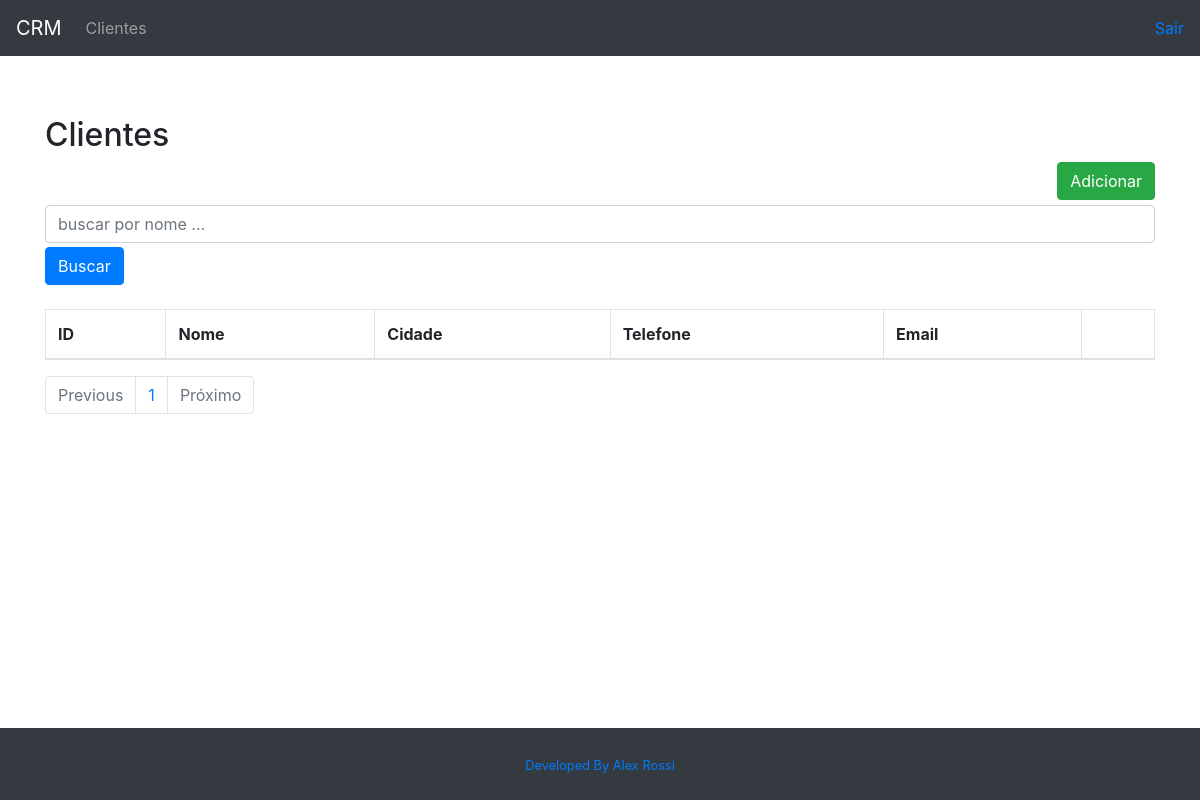
The page /customer/list/ on the database as committed earlier.
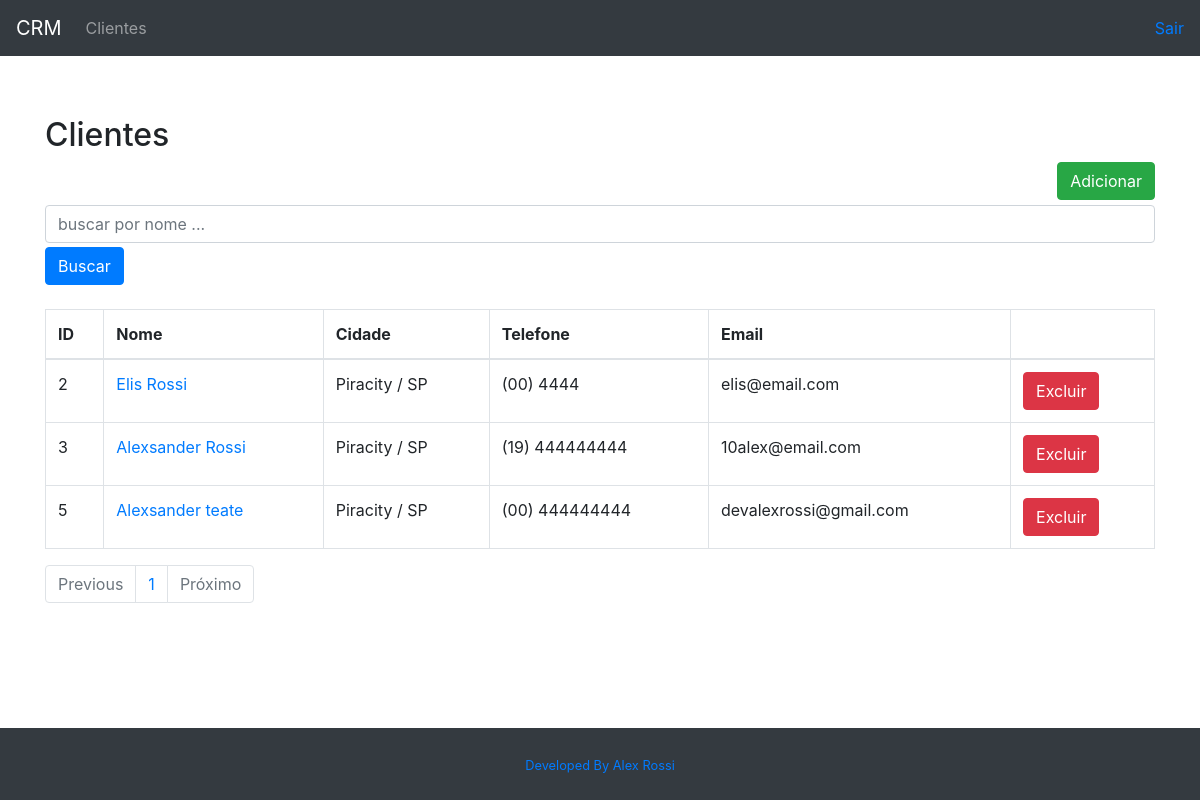
The same page on the database as committed later.
### customer/models.py (models this page shows, shortened)
class Customer(models.Model):
  first_name = models.CharField(max_length=30)
  last_name = models.CharField(max_length=50)
  email = models.EmailField()
  document_rg = models.CharField(max_length=9)
  document_cpf = models.CharField(max_length=11)
  birth_date = models.DateField()
  area_code = models.CharField(max_length=3)
  phone_number = models.CharField(max_length=9)
  country = models.CharField(max_length=30)
  state = models.CharField(max_length=30)
  city = models.CharField(max_length=30)
  created_date = models.DateTimeField(auto_now_add=True)
  updated_date = models.DateTimeField(auto_now=True)
  active = models.BooleanField(default=True)
  def get_full_name(self):
    return f"{self.first_name} {self.last_name}"
  def get_full_phone_number(self):
    return f"({self.area_code}) {self.phone_number}"
  def get_full_addres(self):
    return f"{self.city} / {self.state}"
  def get_absolute_url(self):
    return reverse("customer:customer-update", kwargs={"id": self.id})
  def get_delete_url(self):
    return reverse("customer:customer-delete", kwargs={"id": self.id})
  class Meta:
    db_table = "customer"

### customer/views.py (the view)
# urls.py: path("list/", CustomerListView.as_view(), name="customer-list"),
class CustomerListView(ListView):
  template_name = "customer/customer_list.html"
  paginate_by = 5
  model = Customer
  def get_queryset(self):
    name = self.request.GET.get("name")
    if name:
      object_list = self.model.objects.filter(
        Q(first_name__icontains=name) | Q(last_name__icontains=name) |
        Q(document_rg__icontains=name) | Q(document_cpf__icontains=name)
        )
    else:
      object_list = self.model.objects.all()
    return object_list

### customer/templates/customer/customer_list.html
{% extends "model-page.html" %}
{% block content %}
<h2>Clientes</h2>
  <a href="{% url "customer:customer-create" %}">
    <button type="button" class="btn btn-success" style="float: right; margin-bottom: 5px;">Adicionar</button>
  </a>
  <form>
    <div class="form-group mb-1">
      <input class="form-control" type="text" name="name" placeholder="buscar por nome ..." />
    </div>
    <button type="submit" class="btn btn-primary">Buscar</button>
  </form>
  <table class="table table-bordered mt-4">
    <thead>
      <tr>
        <th>ID</th>
        <th>Nome</th>
        <th>Cidade</th>
        <th>Telefone</th>
        <th>Email</th>
        <th></th>
      </tr>
    </thead>
    <tbody>
      {% for customer in customer_list %}
        <tr>
          <td>{{ customer.id }}</td>
          <td><a href="{{ customer.get_absolute_url }}">{{ customer.get_full_name }}</a></td>
          <td>{{ customer.get_full_addres }}</td>
          <td>{{ customer.get_full_phone_number }}</td>
          <td>{{ customer.email }}</td>
          <form method="POST" action="{{ customer.get_delete_url }}">{% csrf_token %}
            <td><button type="submit" class="btn btn-danger">Excluir</button></td>
          </form>
        </tr>
      {% endfor %}
    </tbody>
  </table>
    <ul class="pagination">
      {% if page_obj.has_previous %}
        <li class="page-item"><a class="page-link"
          href="?page={{ page_obj.previous_page_number }}">Anterior</a></li>
      {% else %}
        <li class="page-item disabled" disabled><a class="page-link" disabled href="#">Previous</a></li>
      {% endif %}
      {% for object in page_obj.paginator.page_range %}
        <li class="page-item"><a class="page-link" href="?page={{ forloop.counter }}">{{ forloop.counter }}</a></li>
      {% endfor %}
      {% if page_obj.has_next %}
        <li class="page-item"><a class="page-link"
          href="?page={{ page_obj.next_page_number }}">Próximo</a></li>
      {% else %}
        <li class="page-item disabled"><a class="page-link" href="#">Próximo</a></li>
      {% endif %}
    </ul>
{% endblock %}

### core/templates/model-page.html (shortened to what this page needs)
<!DOCTYPE html>
<html lang="pt-br">
  <head>
    <link rel="stylesheet" href="https://stackpath.bootstrapcdn.com/bootstrap/4.5.0/css/bootstrap.min.css">
  </head>
  <body class="d-flex flex-column">
    <header>
      {% include "model-header.html" %}
    </header>
    <main class="content">
      <div class="container">
        {% block content %} {% endblock %}
      </div>
    </main>
    <footer class="py-4 bg-dark text-white-50">
      {% include "model-footer.html" %}
    </footer>
  </body>
</html>

### core/templates/model-header.html
<nav class="navbar navbar-expand-sm bg-dark navbar-dark">
  <a class="navbar-brand" href={% url 'index' %}>CRM</a>
  <ul class="navbar-nav mr-auto">
    <li class="nav-item">
      <a class="nav-link" href="{% url 'customer:customer-list' %}">Clientes</a>
    </li>
  </ul>
  <a class="" href="{% url 'login' %}">Sair</a>
</nav>

### core/templates/model-footer.html
<div class="container text-center">
  <a target="_blank" href="https://www.linkedin.com/in/4lex/" style="text-decoration: none;">
    <small>Developed By Alex Rossi</small></a>
</div>

### core/templates/model-page.html (style rules this page uses)
html,body { height: 100%; }
main { flex: 1 0 auto; margin-top: 5%; }
footer { flex-shrink: none; margin-top: 2em; }

Rows that differ between the two databases and show on the page:
added Customer: id "2", get_full_name "Elis Rossi", get_full_addres "Piracity / SP", get_full_phone_number "(00) 4444", email "elis@email.com"
added Customer: id "3", get_full_name "Alexsander Rossi", get_full_addres "Piracity / SP", get_full_phone_number "(19) 444444444", email "10alex@email.com"
added Customer: id "5", get_full_name "Alexsander teate", get_full_addres "Piracity / SP", get_full_phone_number "(00) 444444444", email "devalexrossi@gmail.com"
